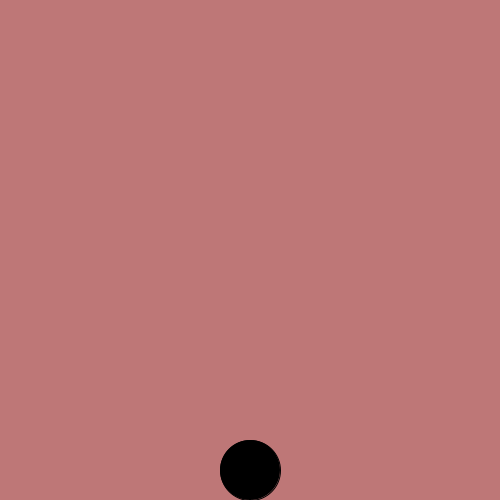
Frame 1 (no input)
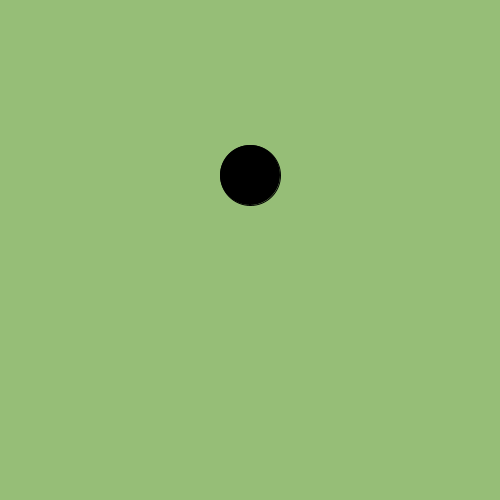
Frame 60 (the mouse pressed at the canvas centre just before this capture)
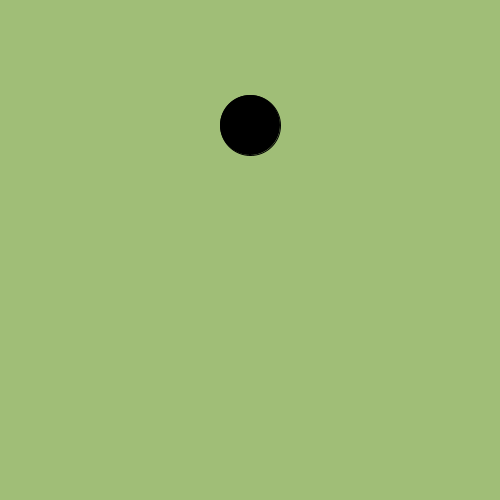
Frame 120 (the mouse held since frame 60 and released just before this capture)

The Processing sketch that drew these frames (run headless with seeded random() and noise(); from frame 60 on, the mouse is pressed at the canvas centre):

// Processing sketch: bouncing_ball_delta_bckgrnd
// ── bouncing_ball_delta_bckgrnd.pde
int hVal;
int timeTracker;
int xPos;
int yPos;
int yDirection;

void setup(){
  size(500, 500);
  colorMode(HSB);
  timeTracker = millis();
  smooth();
  xPos = width/2;
  yPos = height - 30; //because of ellipse sizes below 
  yDirection = -1;
}

void draw(){
  if(millis() >= timeTracker + 500){
    hVal = int(random(256));
    background(hVal, 95, 190);
    timeTracker = millis();
  }
  fill(0);
  background(hVal, 95, 190);
  ellipse(xPos, yPos, 60, 60);
  if(yPos <= 0) {
    yDirection = 1;
    yPos += (yDirection * 5);
  }
  else if(yPos >= height) {
    yDirection = -1;
    yPos += (yDirection * 5);
  } 
  else {
    yPos += (yDirection * 5);
  }  
}
